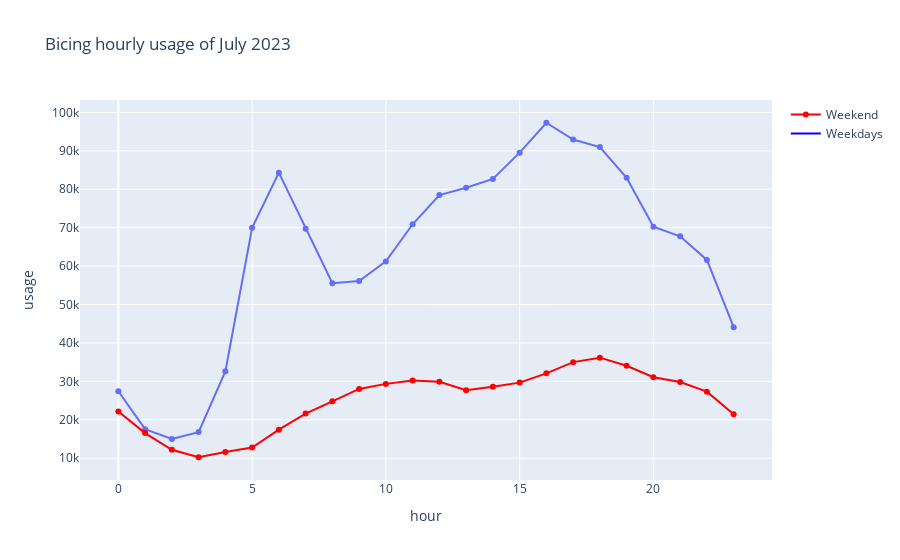

Notebook cell for this chart:
### Code cell
import plotly.express as px

df_weekend_july = df_july[df_july['is_weekend'] == 1].groupby('hour')['usage'].sum().reset_index()
df_week_july = df_july[df_july['is_weekend'] == 0].groupby('hour')['usage'].sum().reset_index()
# add day of the week like "Sunday", "Monday", etc.


fig = px.line(df_week_july, x='hour', y='usage', title='Bicing hourly usage of July 2023', markers=True)
#fig.add_scatter(x=df_weekend['hour'], y=df_weekend['usage'], mode='lines')
# Add the weekend line with red markers
fig.add_scatter(
    x=df_weekend_july['hour'],
    y=df_weekend_july['usage'],
    mode='lines+markers',
    name='Weekend',
    line=dict(color='red'),
    marker=dict(symbol='circle', size=6)
)

# Add a dummy scatter trace for legend entry
fig.add_scatter(
    x=[None],
    y=[None],
    mode='lines',
    marker=dict(color='blue', size=10),
    name='Weekdays'
)




fig.show()

### Figure 1 — Plotly figure (JSON) as saved in the notebook; plotly's stock layout.template omitted (floating-point values rounded to 4 significant figures)
{"data": [{"hovertemplate": "hour=%{x}<br>usage=%{y}<extra></extra>", "legendgroup": "", "line": {"color": "#636efa", "dash": "solid"}, "marker": {"symbol": "circle"}, "mode": "lines+markers", "name": "", "orientation": "v", "showlegend": false, "type": "scatter", "x": [0, 1, 2, 3, 4, 5, 6, 7, 8, 9, 10, 11, 12, 13, 14, 15, 16, 17, 18, 19, 20, 21, 22, 23], "xaxis": "x", "y": [27426, 17564, 14998, 16793, 32605, 69968, 84324, 69753, 55553, 56104, 61225, 70888, 78493, 80405, 82677, 89528, 97315, 92954, 90974, 82986, 70266, 67764, 61617, 44091], "yaxis": "y"}, {"line": {"color": "red"}, "marker": {"size": 6, "symbol": "circle"}, "mode": "lines+markers", "name": "Weekend", "type": "scatter", "x": [0, 1, 2, 3, 4, 5, 6, 7, 8, 9, 10, 11, 12, 13, 14, 15, 16, 17, 18, 19, 20, 21, 22, 23], "y": [22171, 16536, 12200, 10251, 11595, 12791, 17416, 21618, 24795, 28032, 29348, 30228, 29898, 27680, 28621, 29676, 32097, 35008, 36172, 34066, 31073, 29818, 27322, 21465]}, {"marker": {"color": "blue", "size": 10}, "mode": "lines", "name": "Weekdays", "type": "scatter", "x": [null], "y": [null]}], "layout": {"legend": {"tracegroupgap": 0}, "title": {"text": "Bicing hourly usage of July 2023"}, "xaxis": {"anchor": "y", "domain": [0, 1], "title": {"text": "hour"}}, "yaxis": {"anchor": "x", "domain": [0, 1], "title": {"text": "usage"}}}}
